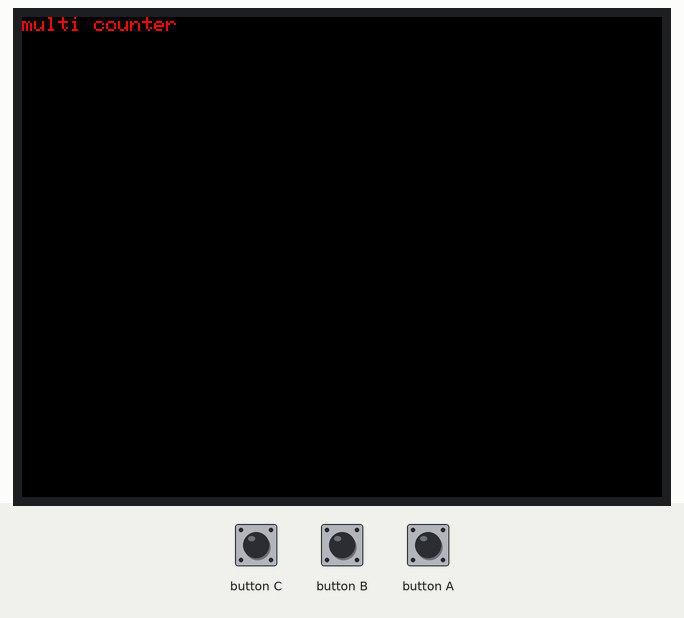
This sketch was run on a simulated ESP32. Parts: 320×240 colour display. Inputs (shaded band) come from the test bench.

Above: at 1.3 s.
1.4 s: button C pressed for 0.15 s
At 2.4 s:
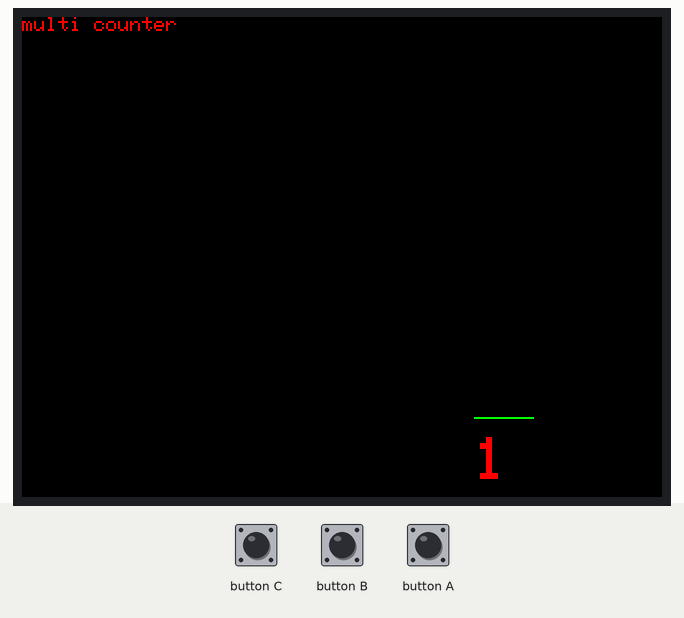
3.0 s: button B pressed for 0.15 s
At 3.6 s:
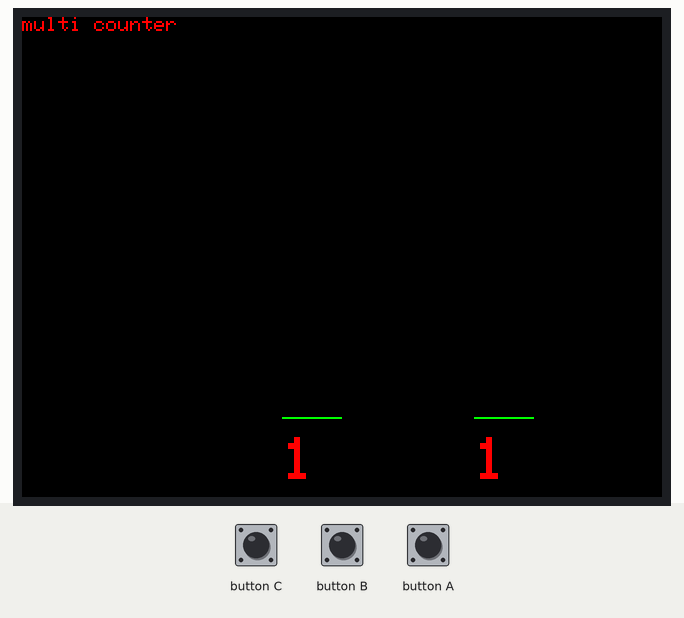
4.6 s: button A pressed for 0.15 s
At 5.8 s:
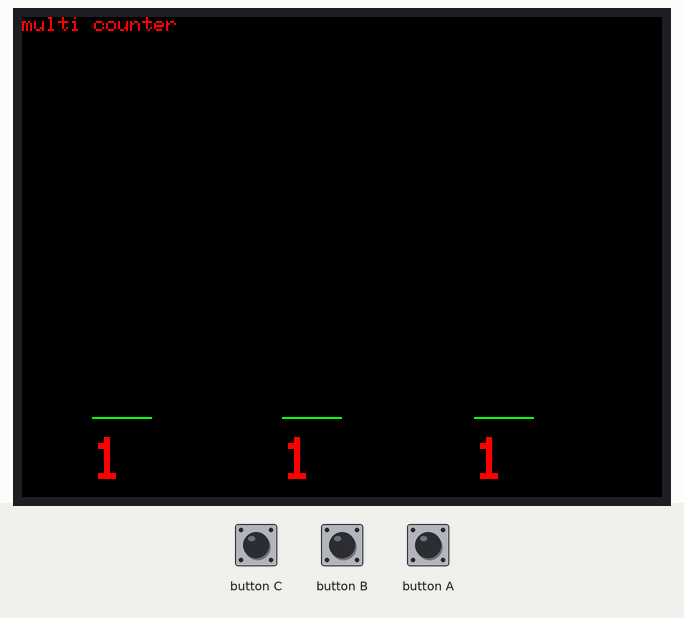
6.2 s: button C pressed for 1 s
At 7.3 s:
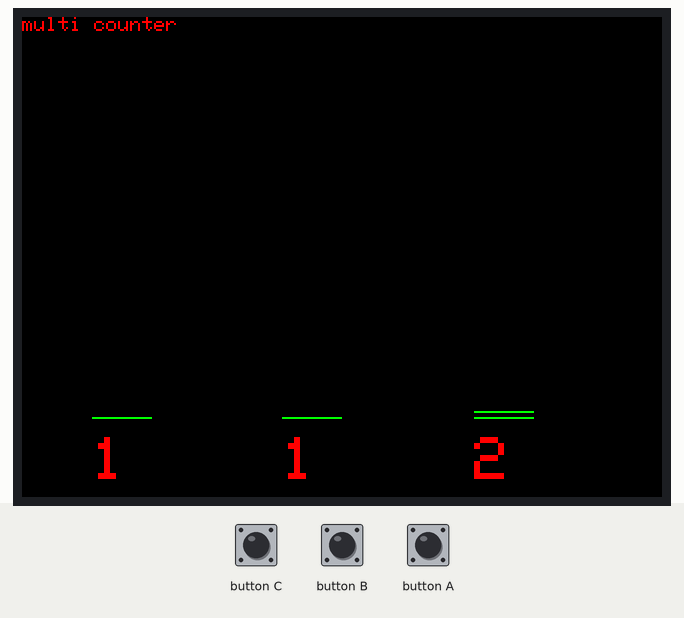
8.7 s: button B pressed for 1 s
At 9.2 s:
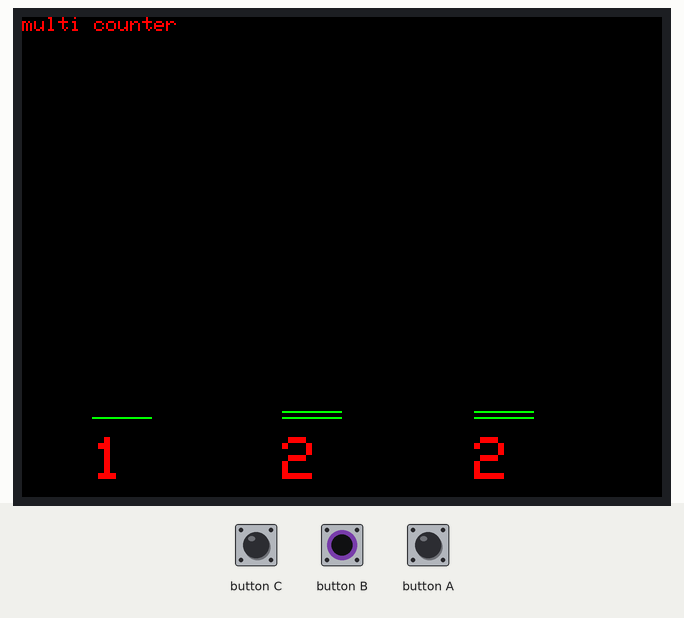
11.2 s: button A pressed for 1 s
At 12.3 s:
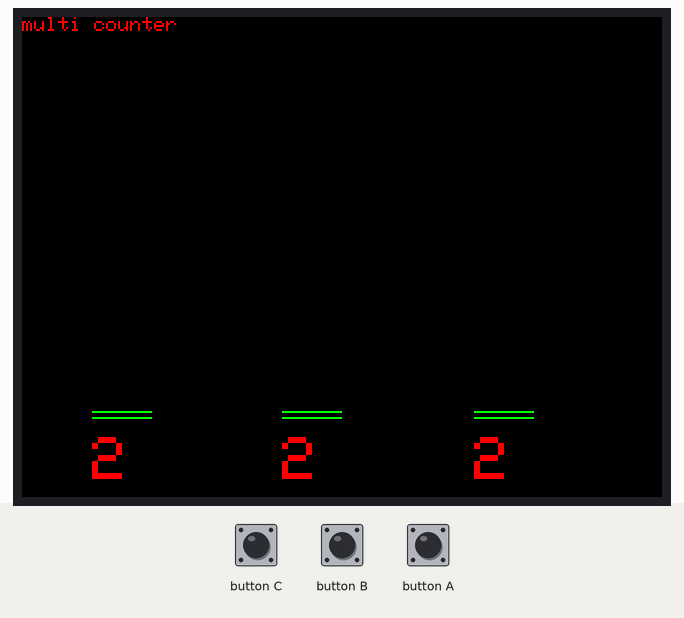
Timing chart, 0 to 14.2 s (numbered marks = the images above; inputs shaded):
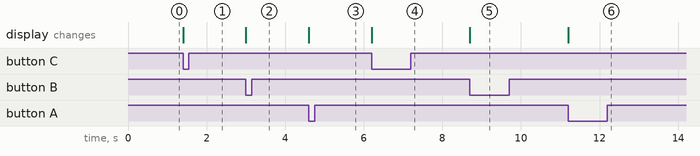

Measured:
- after the input at 1.4 s, the display: changes at once (image 1)
- after the input at 3.0 s, the display: changes at once (image 2)
- after the input at 4.6 s, the display: changes at once (image 3)
- after the input at 6.2 s, the display: changes at once (image 4)
- after the input at 8.7 s, the display: changes at once (image 5)
- after the input at 11.2 s, the display: changes at once (image 6)

The sketch:

counter_each_button.ino
```cpp
#include <M5Stack.h>

// 左ボタンのカウンタ
int left_btn_num = 0;
// 真ん中ボタンのカウンタ
int center_btn_num = 0;
// 右ボタンのカウンタ
int right_btn_num = 0;

// 棒グラフの幅
#define BAR_WIDTH 30
// カウンターを描画する高さ
#define COUNTER_HEIGHT 210
// 棒グラフ初期描画位置
#define BAR_HEIGHT COUNTER_HEIGHT-7
// ボタン1回押すあたりの係数
// 1にすると、MAXで200くらいまでカウントできる
// 3で66くらい
#define COUNT_UNIT 3

// 初期処理
void setup() {
  M5.begin();

  // 塗りつぶし
  M5.Lcd.fillRect(0,0,240,40,0);
  // 文字色と背景色の指定
  M5.Lcd.setTextColor(RED, BLACK);
  M5.Lcd.print("multi counter");

  // 文字の大きさの指定
  M5.Lcd.setTextSize(3);
}

void loop() {
  // 左のボタンを押したとき
  if (M5.BtnA.wasPressed()) {
    left_btn_num = left_btn_num + 1;
    M5.Lcd.setCursor(35, COUNTER_HEIGHT);
    M5.Lcd.println(left_btn_num);
    M5.Lcd.drawFastHLine(35, BAR_HEIGHT-left_btn_num*COUNT_UNIT, BAR_WIDTH, GREEN);
    M5.update();
  // 真ん中のボタンを押したとき
  } else if (M5.BtnB.wasPressed()) {
    center_btn_num = center_btn_num + 1;
    M5.Lcd.setCursor(130, COUNTER_HEIGHT);
    M5.Lcd.println(center_btn_num);
    M5.Lcd.drawFastHLine(130, BAR_HEIGHT-center_btn_num*COUNT_UNIT, BAR_WIDTH, GREEN);
    M5.update();
  // 右のボタンを押したとき
  } else if (M5.BtnC.wasPressed()) {
    right_btn_num = right_btn_num + 1;
    M5.Lcd.setCursor(226, COUNTER_HEIGHT);
    M5.Lcd.println(right_btn_num);
    M5.Lcd.drawFastHLine(226, BAR_HEIGHT-right_btn_num*COUNT_UNIT, BAR_WIDTH, GREEN);
    M5.update();
  }
  M5.update();
}
```
